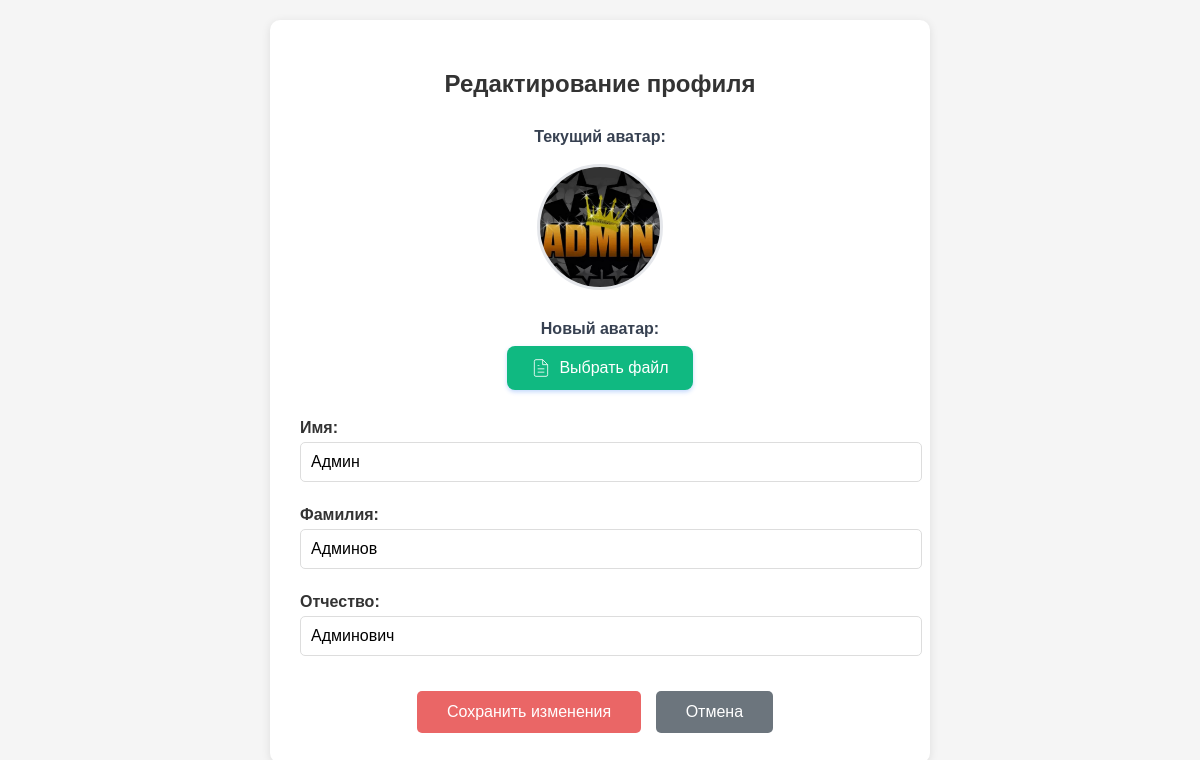
Page /accounts/profile/edit/ (signed in) on the committed database.
### accounts/models.py (models this page shows, shortened)
class CustomUser(AbstractUser):
    patronymic = models.CharField('Отчество', max_length=150, blank=True)
    avatar = models.ImageField(
        'Аватар',
        upload_to=user_avatar_path,
        default='users/default_avatar.svg'
    )
    class Meta:
        verbose_name = 'Пользователь'
        verbose_name_plural = 'Пользователи'

### accounts/views.py (the view, shortened to what this page needs)
# urls.py: path('profile/edit/', ProfileUpdateView.as_view(), name='profile_edit'),
class ProfileUpdateView(LoginRequiredMixin, UpdateView):
    model = CustomUser
    form_class = ProfileUpdateForm
    template_name = 'users/profile_edit.html'
    success_url = reverse_lazy('profile')
    def get_object(self):
        return self.request.user

### accounts/forms.py
class ProfileUpdateForm(forms.ModelForm):
    class Meta:
        model = CustomUser
        fields = ('first_name', 'last_name', 'patronymic', 'avatar')
        labels = {
            'first_name': 'Имя',
            'last_name': 'Фамилия',
            'patronymic': 'Отчество',
            'avatar': 'Аватар',
        }
        widgets = {
            'avatar': forms.FileInput(attrs={'class': 'form-control-file'}),
        }

### templates/users/profile_edit.html (shortened to what this page needs)
<!DOCTYPE html>
{% load static %}
<html lang="ru">
<head>
    <link rel="stylesheet" href="{% static 'css/profile-edit.css' %}">
    <link
        rel="stylesheet"
        href="https://cdn.jsdelivr.net/npm/@fancyapps/ui@6.0/dist/fancybox/fancybox.css"
    />
</head>
<body>
    <div class="edit-container">
        <h2>Редактирование профиля</h2>
        <form method="post" enctype="multipart/form-data">
            <div class="form-group">
                <label for="id_avatar" class="form-label form-label-center">Текущий аватар:</label>
                {% if user.avatar %}
                <div class="avatar-preview-container">
                    <a data-fancybox="gallery" data-src="{{ user.avatar.url }}">
                        <img src="{{ user.avatar.url }}" alt="Текущий аватар" class="avatar-preview" onerror="this.src='/media/users/default_avatar.png'">
                    </a>
                </div>
                {% endif %}
                <label for="id_avatar" class="form-label form-label-center">Новый аватар:</label>
                <div class="file-upload-wrapper">
                    <label for="id_avatar" class="file-upload-button">
                        Выбрать файл
                </div>
            </div>
            <div class="form-group">
                <label for="id_first_name">Имя:</label>
                {{ form.first_name }}
            </div>
            <div class="form-group">
                <label for="id_last_name">Фамилия:</label>
                {{ form.last_name }}
            </div>
            <div class="form-group">
                <label for="id_patronymic">Отчество:</label>
                {{ form.patronymic }}
            </div>
            <div style="text-align: center; margin-top: 30px;">
                <button type="submit" class="btn">Сохранить изменения</button>
                <a href="{% url 'dashboard' %}" class="btn btn-secondary">Отмена</a>
            </div>
        </form>
    </div>
</body>
</html>

### static/css/profile-edit.css (style rules this page uses)
body { font-family: 'Arial', sans-serif; background-color: #f5f5f5; margin: 0; padding: 20px; }
.edit-container { max-width: 600px; margin: 0 auto; background: white; padding: 30px; border-radius: 10px; box-shadow: 0 2px 10px rgba(0,0,0,0.1); }
h2 { text-align: center; margin-bottom: 30px; color: #333; }
.form-group { margin-bottom: 20px; }
label { display: block; margin-bottom: 5px; font-weight: bold; color: #333; }
input[type="text"], input[type="file"] { width: 100%; padding: 10px; border: 1px solid #ddd; border-radius: 5px; font-size: 16px; }
.avatar-preview { width: 100px; height: 100px; border-radius: 50%; object-fit: cover; margin: 10px 0; border: 3px solid #ea6666; }
.btn { display: inline-block; padding: 12px 30px; background: #ea6666; color: white; border: none; border-radius: 5px; cursor: pointer; font-size: 16px; margin-right: 10px; text-decoration: none; }
.btn-secondary { margin-top: 5px; background: #6c757d; }
.form-group { margin-bottom: 1.5rem; }
.form-label { display: block; margin-bottom: 0.5rem; font-weight: 600; color: #374151; }
.form-label-center { text-align: center; }
.avatar-preview-container { margin-bottom: 1rem; text-align: center; }
.avatar-preview { width: 120px; height: 120px; border-radius: 50%; object-fit: cover; border: 3px solid #e5e7eb; transition: border-color 0.3s ease; }
.file-upload-wrapper { position: relative; display: flex; justify-content: center; width: 100%; }
.file-upload-button { display: inline-flex; align-items: center; gap: 0.5rem; padding: 0.75rem 1.5rem; background: #f63b3b; color: white; border-radius: 8px; cursor: pointer; transition: all 0.3s ease; font-weight: 500; border: none; box-shadow: 0 2px 4px rgba(59, 130, 246, 0.3); }
.file-upload-wrapper input[type="file"]:valid + .file-upload-button { background: #10b981; }

### rows in the picture
CustomUser: avatar (picture), first_name "Админ", last_name "Админов", patronymic "Админович"
